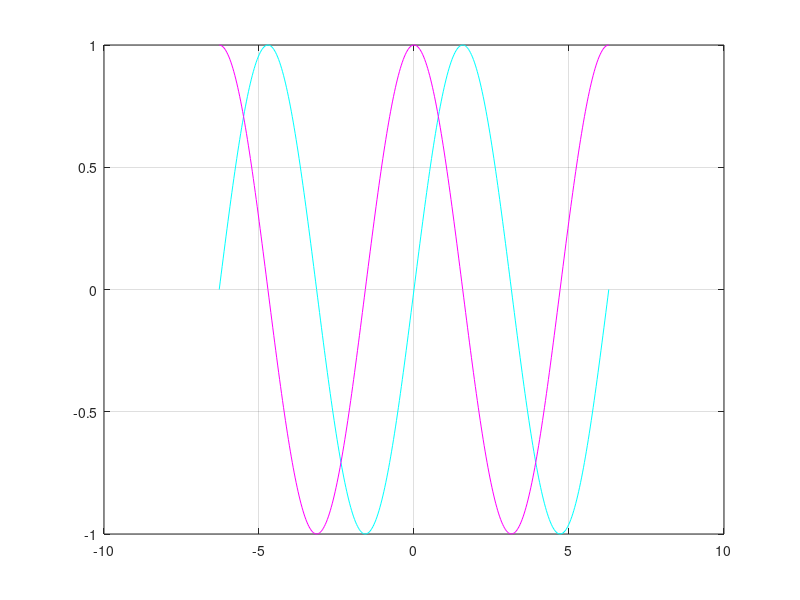

MATLAB code to generate this figure:
% Script para plotear funciones en una misma figura
% Luciano Ponzellini Marinelli (2017)

x = -2*pi:pi/100:2*pi;
y = sin(x);
z = cos(x);
plot(x,y,'c',x,z,'m'), grid on
